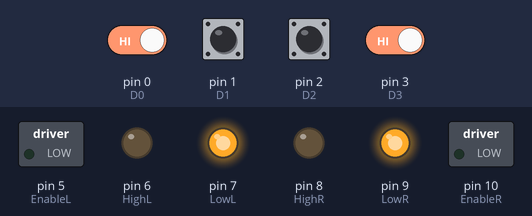
A sketch run on a simulated Arduino Mega 2560, built with avr-gcc and run on an emulated ATmega2560. Parts: switched loads named in the sketch (green lamp = pin HIGH), output pins drawn as LEDs (lit = HIGH). The test bench sets the inputs (shaded band); at power-on: pin 0 (D0), pin 1 (D1), pin 2 (D2), pin 3 (D3) HIGH.

Above: at 1.2 s.
1.3 s: pin 0 (D0) driven LOW and pin 3 (D3) driven LOW
At 2.5 s:
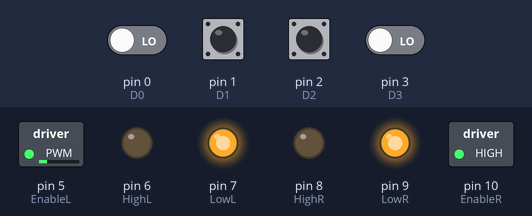
2.8 s: pin 1 (D1) pulled LOW for 0.15 s
At 2.87 s:
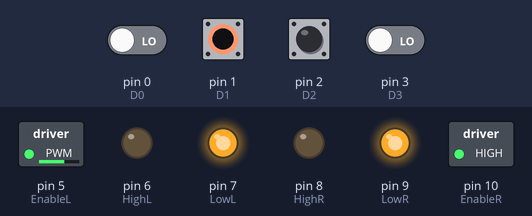
4.4 s: pin 2 (D2) pulled LOW for 0.15 s
At 4.47 s:
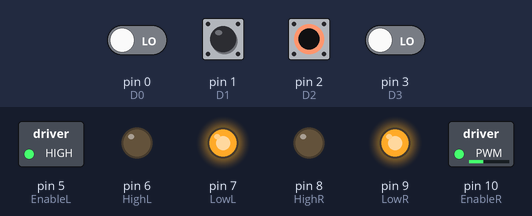
6.0 s: pin 1 (D1) pulled LOW for 1 s
At 8.0 s:
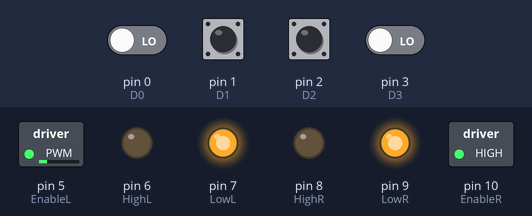
8.5 s: pin 0 (D0) driven HIGH
At 9.1 s:
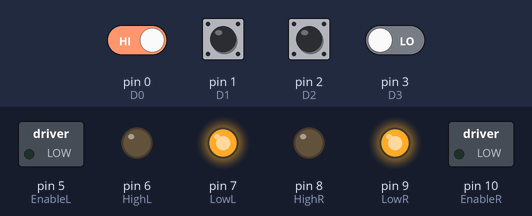
10.0 s: pin 2 (D2) pulled LOW for 1 s
At 10.3 s:
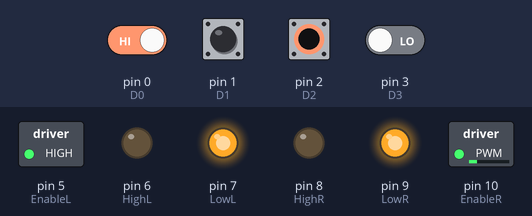
Timing chart, 0 to 13.0 s (numbered marks = the images above; inputs shaded):
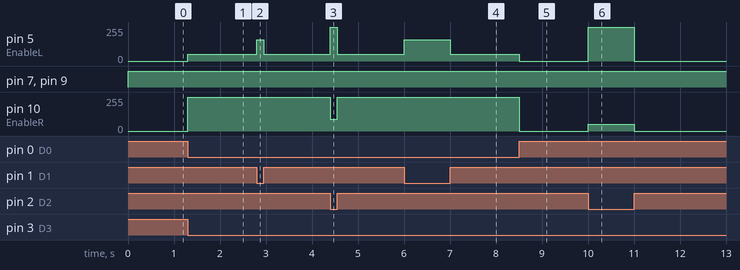

The sketch:

Arduino_Program.ino
```cpp
const int EnableL = 5;
const int HighL = 6;       // LEFT SIDE MOTOR
const int LowL =7;

const int EnableR = 10;
const int HighR = 8;       //RIGHT SIDE MOTOR
const int LowR =9;

const int D0 = 0;       //Raspberry pin 21    LSB
const int D1 = 1;       //Raspberry pin 22
const int D2 = 2;       //Raspberry pin 23
const int D3 = 3;       //Raspberry pin 24    MSB

int a,b,c,d,data;


void setup() {

pinMode(EnableL, OUTPUT);
pinMode(HighL, OUTPUT);
pinMode(LowL, OUTPUT);


pinMode(EnableR, OUTPUT);
pinMode(HighR, OUTPUT);
pinMode(LowR, OUTPUT);

pinMode(D0, INPUT_PULLUP);
pinMode(D1, INPUT_PULLUP);
pinMode(D2, INPUT_PULLUP);
pinMode(D3, INPUT_PULLUP);


}

void Data()
{
   a = digitalRead(D0);
   b = digitalRead(D1);
   c = digitalRead(D2);
   d = digitalRead(D3);

   data = 8*d+4*c+2*b+a;
}

void Forward()
{
  digitalWrite(HighL, LOW);
  digitalWrite(LowL, HIGH);
  analogWrite(EnableL,255);

  digitalWrite(HighR, LOW);
  digitalWrite(LowR, HIGH);
  analogWrite(EnableR,255);

}


void Backward()
{
  digitalWrite(HighL, HIGH);
  digitalWrite(LowL, LOW);
  analogWrite(EnableL,255);

  digitalWrite(HighR, HIGH);
  digitalWrite(LowR, LOW);
  analogWrite(EnableR,255);

}

void Stop()
{
  digitalWrite(HighL, LOW);
  digitalWrite(LowL, HIGH);
  analogWrite(EnableL,0);

  digitalWrite(HighR, LOW);
  digitalWrite(LowR, HIGH);
  analogWrite(EnableR,0);

}

void Left1()
{
  digitalWrite(HighL, LOW);
  digitalWrite(LowL, HIGH);
  analogWrite(EnableL,160);

  digitalWrite(HighR, LOW);
  digitalWrite(LowR, HIGH);
  analogWrite(EnableR,255);

}

void Left2()
{
  digitalWrite(HighL, LOW);
  digitalWrite(LowL, HIGH);
  analogWrite(EnableL,90);

  digitalWrite(HighR, LOW);
  digitalWrite(LowR, HIGH);
  analogWrite(EnableR,255);

}


void Left3()
{
  digitalWrite(HighL, LOW);
  digitalWrite(LowL, HIGH);
  analogWrite(EnableL,50);

  digitalWrite(HighR, LOW);
  digitalWrite(LowR, HIGH);
  analogWrite(EnableR,255);

}

void Right1()
{
  digitalWrite(HighL, LOW);
  digitalWrite(LowL, HIGH);
  analogWrite(EnableL,255);

  digitalWrite(HighR, LOW);
  digitalWrite(LowR, HIGH);
  analogWrite(EnableR,160);  //200

}
void Right2()
{
  digitalWrite(HighL, LOW);
  digitalWrite(LowL, HIGH);
  analogWrite(EnableL,255);

  digitalWrite(HighR, LOW);
  digitalWrite(LowR, HIGH);
  analogWrite(EnableR,90);   //160

}

void Right3()
{
  digitalWrite(HighL, LOW);
  digitalWrite(LowL, HIGH);
  analogWrite(EnableL,255);

  digitalWrite(HighR, LOW);
  digitalWrite(LowR, HIGH);
  analogWrite(EnableR,50);   //100

}


void loop()
{

  Data();
  if(data==0)
   {
     Forward();
   }

  else if(data==1)
   {
     Right1();
   }

  else if(data==2)
   {
     Right2();
   }

  else if(data==3)
   {
     Right3();
   }

  else if(data==4)
   {
     Left1();
   }

  else if(data==5)
   {
     Left2();
   }

  else if(data==6)
   {
     Left3();
   }

  else if(data==7)
   {
      Stop();
   }

  else if (data==8)
   {
      Stop();
      analogWrite(EnableL, 0);
      analogWrite(EnableR, 0);
      delay(4000);
   }

      else if(data==9)
   {
       Stop();
   }

         else if(data==10)
   {
       Stop();
   }

         else if(data==11)
   {
       Stop();
   }

         else if(data==12)
   {
       Stop();
   }

     else if(data>12)
   {
     Stop();
   }


}
```

function.cpp
```cpp
#include <math.h>

// Stop Sign Distance
int distanceStop(int P2, int P1)
{
    int dist_Stop = (-1.5)*(P2-P1)+109.5;
    if (dist_Stop != dist_Stop)  // Check NaN
    {
        return 0;
    }
    else
    {
        return dist_Stop;
    }
}


// Car Distance
int distanceCar(int P2, int P1)
{
    int dist_Car = (-0.652)*(P2-P1)+79.565;
    if (dist_Car != dist_Car)    // Check NaN
    {
        return 0;
    }
    else
    {
        return dist_Car;
    }
}

// Speed Sign 20 Distance
int distanceSpeedSign20(int P2, int P1)
{
    int dist_Speed20 = (-2.142)*(P2-P1)+98.571;
    if (dist_Speed20 != dist_Speed20)    // Check NaN
    {
        return 0;
    }
    else
    {
        return dist_Speed20;
    }
}

// Speed Sign 50 Distance
int distanceSpeedSign50(int P2, int P1)
{
    int dist_Speed50 = (-2.142)*(P2-P1)+98.571;
    if (dist_Speed50 != dist_Speed50)    // Check NaN
    {
        return 0;
    }
    else
    {
        return dist_Speed50;
    }
}

// Traffic Light Distance
int distanceTrafficLight(int P2, int P1)
{
    int distanceTraffic = (-3)*(P2-P1)+90;  // need to Change...
    if (distanceTraffic != distanceTraffic)    // Check NaN
    {
        return 0;
    }
    else
    {
        return distanceTraffic;
    }
}
```

Measured:
- after the input at 1.3 s, pin 5 (EnableL): 0/255 → 50/255 at once; pin 10 (EnableR): 0/255 → 255/255 at once
- after the input at 2.8 s, pin 5 (EnableL): 50/255 → 160/255 at once, → 50/255 0.15 s later
- after the input at 4.4 s, pin 5 (EnableL): 50/255 → 255/255 at once, → 50/255 0.15 s later; pin 10 (EnableR): 255/255 → 90/255 at once, → 255/255 0.15 s later
- after the input at 6.0 s, pin 5 (EnableL): 50/255 → 160/255 at once, → 50/255 1.0 s later
- after the input at 8.5 s, pin 5 (EnableL): 50/255 → 0/255 at once; pin 10 (EnableR): 255/255 → 0/255 at once
- after the input at 10.0 s, pin 5 (EnableL): 0/255 → 255/255 at once, → 0/255 1.0 s later; pin 10 (EnableR): 0/255 → 50/255 at once, → 0/255 1.0 s later
